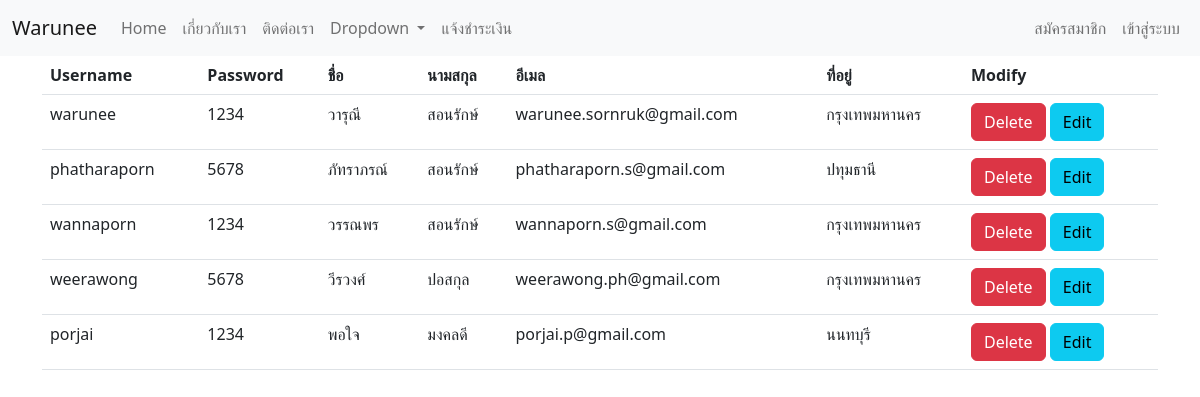
The page /users.php on the database its author committed.
### tables this page shows
CREATE TABLE `users` (
  `id` int(11) NOT NULL,
  `username` varchar(20) NOT NULL,
  `password` varchar(20) NOT NULL,
  `email` varchar(50) NOT NULL,
  `firstname` varchar(50) NOT NULL,
  `lastname` varchar(50) NOT NULL,
  `address` text NOT NULL
);

### users.php (the view, shortened to what this page needs)
<?php
   include "navbar.php";
   include "config.php";
   $sql = "SELECT * from users";
   $result = mysqli_query($link, $sql);
   if(mysqli_num_rows($result) > 0){
?>
<div class="container">
    <table class="table">
        <tr>
           <th> Username </th>
           <th> Password </th>
           <th> ชื่อ </th>
           <th> นามสกุล </th>
           <th> อีเมล </th>
           <th> ที่อยู่ </th>
           <th> Modify </th>
        </tr>
<?php
    while($row = mysqli_fetch_assoc($result)){
?>
        <tr>
            <td><?php echo "$row[username]"; ?></td>
            <td><?php echo "$row[password]"; ?></td>
            <td><?php echo "$row[firstname]"; ?></td>
            <td><?php echo "$row[lastname]"; ?></td>
            <td><?php echo "$row[email]"; ?></td>
            <td><?php echo "$row[address]"; ?></td>
            <td>
                <a href="users_delete.php?id=<?php echo $row['id']; ?>" class="btn btn-danger"> Delete </a>
                <a href="users_edit.php?id=<?php echo $row['id']; ?>" class="btn btn-info"> Edit </a>
            </td>
        </tr>
        <?php
    }
?>
    </table>
</div>
<?php
   }else{
      echo "ไม่พบข้อมูล";
   }
?>

### navbar.php (shortened to what this page needs)
    <link rel="stylesheet" href="./css/bootstrap.css" />
<nav class="navbar navbar-expand-lg bg-light">
    <div class="container-fluid">
        <a class="navbar-brand" href="#">Warunee</a>
        <div class="collapse navbar-collapse" id="navbarSupportedContent">
            <ul class="navbar-nav me-auto mb-2 mb-lg-0">
                <li class="nav-item">
                    <a class="nav-link " href="./index.php">Home</a>
                </li>
                <li class="nav-item">
                    <a class="nav-link" href="./about.php">เกี่ยวกับเรา</a>
                </li>
                <li class="nav-item">
                    <a class="nav-link" href="./contact.php">ติดต่อเรา</a>
                </li>
                <li class="nav-item dropdown">
                    <a class="nav-link dropdown-toggle" href="#" id="navbarDropdown" role="button"
                        data-bs-toggle="dropdown" aria-expanded="false">
                        Dropdown
                    </a>
                </li>
                <li class="nav-item">
                    <a class="nav-link" href="payment.php">แจ้งชำระเงิน</a>
                </li>
            </ul>
            <ul class="navbar-nav ms-auto mb-2 mb-lg-0">
            <?php
              if($_SESSION['username']){
            ?>
               <li class="nav-item">
                    <a class="nav-link" href="./profile.php">Profile</a>
              </li>
              <li class="nav-item">
                    <a class="nav-link" href="./logout.php">Logout</a>
              </li>
            <?php
              }else{
            ?>
                <li class="nav-item">
                    <a class="nav-link" href="./register.php">สมัครสมาชิก</a>
                </li>
                <li class="nav-item">
                    <a class="nav-link" href="./login.php">เข้าสู่ระบบ</a>
                </li>
            <?php
              }
            ?>
            </ul>
        </div>
    </div>
</nav>

### rows shown on the page
users: username "warunee", password "1234", firstname "วารุณี", lastname "สอนรักษ์", email "warunee.sornruk@gmail.com", address "กรุงเทพมหานคร"
users: username "phatharaporn", password "5678", firstname "ภัทราภรณ์", lastname "สอนรักษ์", email "phatharaporn.s@gmail.com", address "ปทุมธานี"
users: username "wannaporn", password "1234", firstname "วรรณพร", lastname "สอนรักษ์", email "wannaporn.s@gmail.com", address "กรุงเทพมหานคร"
users: username "weerawong", password "5678", firstname "วีรวงศ์", lastname "ปอสกุล", email "weerawong.ph@gmail.com", address "กรุงเทพมหานคร"
users: username "porjai", password "1234", firstname "พอใจ", lastname "มงคลดี", email "porjai.p@gmail.com", address "นนทบุรี"
